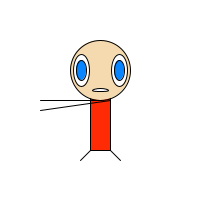
Frame 1 (no input)
Frame 60 (the mouse pressed at the canvas centre just before this capture): identical to frame 1, image omitted
Frame 120 (the mouse held since frame 60 and released just before this capture): identical to frame 1, image omitted

The Processing sketch that drew this single still picture (run headless with seeded random() and noise(); from frame 60 on, the mouse is pressed at the canvas centre):

// Processing sketch: processing_51655
// ── processing_51655.pde

//3) background behind the character changes color
void setup(){
  // Set the size of the window
  size(200,200);
  smooth();
}
void draw() {
  // yellow background
  background(255);
  // Set CENTER mode
  ellipseMode(CENTER);
  rectMode(CENTER);
  // characters body
  stroke(0);
  fill(255, 43, 5);
  rect(100,100,20,100);
  // characters head
  stroke(0);
  fill(245, 218, 175);
  ellipse(100,70,60,60);
  // characters eyes
  fill(255);
  ellipse(81,70,16,32);
  ellipse(119,70,16,32);
  //characters pupils
  fill(8, 133, 255);
  ellipse(81, 70, 10, 20);
  ellipse(119, 70, 10, 20);
  //characters smile
  fill(255);
  ellipse(100,90, 16, 3);
  // characters hands 
  line (100, 100, 40, 100);
  line (110, 100, 40, 110);
  // character legs
  stroke(0);
  line(90,150,80,160);
  line(110,150,120,160);
}

//----------------------------------------------------------------------
void mousePressed () {
  
   background(254, 255, 5);
 
}
 
//--------------------------------------------------------------------
 
void mouseDragged () {
 fill(mouseX, 255, mouseY, 14);
}
